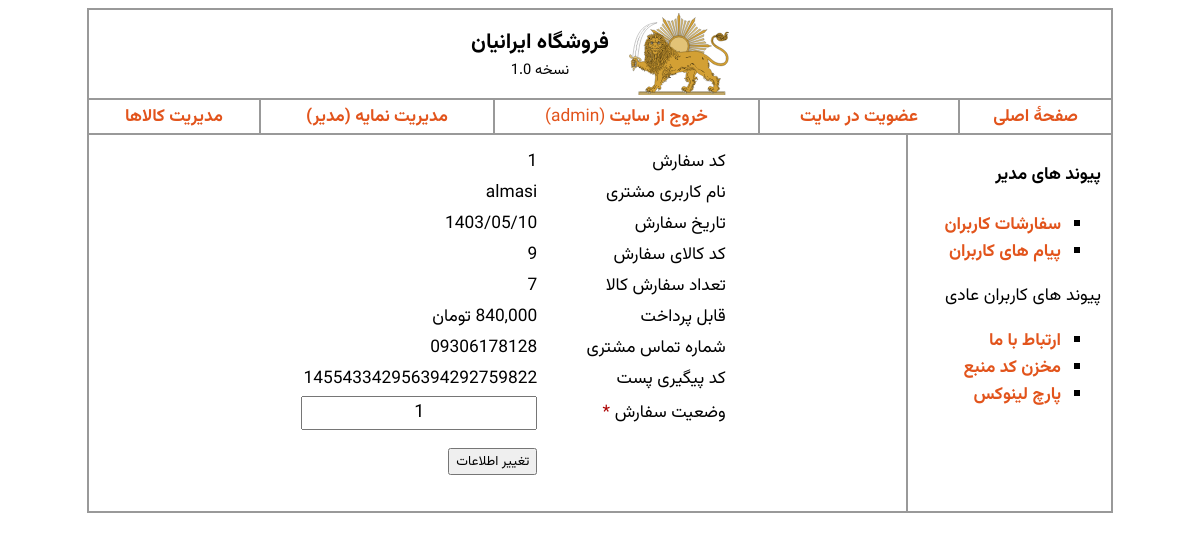
The page /admin_order_edit.php?id=1 (signed in) on the database its author committed.
### tables this page shows
CREATE TABLE IF NOT EXISTS `orders` (
  `id` int(10) NOT NULL AUTO_INCREMENT COMMENT 'شماره سفارش',
  `username` varchar(30) NOT NULL COMMENT 'نام کاربری سفارش دهنده',
  `orderdate` varchar(20) NOT NULL COMMENT 'تاریخ سفارش',
  `pro_id` int(10) NOT NULL COMMENT 'کد کالا',
  `pro_qty` int(10) NOT NULL COMMENT 'تعداد سفارش',
  `pro_price` float NOT NULL COMMENT 'قیمت پایه کالا',
  `number` varchar(11) NOT NULL COMMENT 'شماره تماس',
  `address` varchar(400) NOT NULL COMMENT 'آدرس',
  `trackcode` varchar(24) NOT NULL COMMENT 'کد مرسوله پستی',
  `state` int(1) NOT NULL COMMENT 'وضعیت سفارش',
  PRIMARY KEY (`id`)
);

### admin_order_edit.php (the view, shortened to what this page needs)
<?php
include("includes/header.php");
?>
<?php
include("includes/db_link.php");
$id = "";
if (isset($_GET['id']) && !empty($_GET['id'])) {
    $id = $_GET['id'];
} else {
?>
    <script>
        location.replace("admin_orders.php");
    </script>
<?php
}
$query = "SELECT * FROM orders WHERE id='$id'";
$request = mysqli_query($link, $query);
$order = mysqli_fetch_array($request);
?>
<form method="post" action="action_admin_order_edit.php?id=<?= $order['id'] ?>" name="action_admin_order_edit">
    <table border=0 style="width:60%;margin:0 auto">
        <tr>
            <td style="width: 40%;">کد سفارش</td>
            <td style="width: 60%;"><span><?= $order['id'] ?></span></td>
        </tr>
        <tr>
            <td>نام کاربری مشتری</td>
            <td><span><?= $order['username'] ?></span></td>
        </tr>
        <tr>
            <td>تاریخ سفارش</td>
            <td><span><?= $order['orderdate'] ?></span></td>
        </tr>
        <tr>
            <td>کد کالای سفارش</td>
            <td><span><?= $order['pro_id'] ?></span></td>
        </tr>
        <tr>
            <td>تعداد سفارش کالا</td>
            <td><span><?= $order['pro_qty'] ?></span></td>
        </tr>
        <tr>
            <td>قابل پرداخت</td>
            <td><span><?= toman($order['pro_price'] * $order['pro_qty'], true) ?></td>
        </tr>
        <tr>
            <td>شماره تماس مشتری</td>
            <td><span><?= $order['number'] ?></span></td>
        </tr>
        <tr>
            <td>کد پیگیری پست</td>
            <td><span><?= $order['trackcode'] ?></span></td>
        </tr>
        <tr>
            <td>وضعیت سفارش <span class="required">*</span></td>
            <td><input class="ltr" required value="<?= $order['state'] ?>" type="text" id="state" name="state" style="text-align:center;font-size:18px" onclick="window.alert('راهنمای کد وضعیت سفارش:\n\n0 = تحت بررسی\n1 = آماده ارسال\n2 = ارسال شده\n3 = لغو شده')"></td>
        </tr>
        <tr>
            <td><br><br></td>
            <td>
                <input type="submit" value="تغییر اطلاعات">
            </td>
        </tr>
    </table>
</form>

### style/global.css (style rules this page uses)
body, input, textarea { font-family: "Vazirmatn", Tahoma, Verdana, sans-serif; }
input[type='submit'], input[type='reset'], input[type='radio'], input[type='checkbox'], input[type='file'], input[type='button'] { cursor: pointer; }
.ltr { direction: ltr; text-align: left; }
.required { color: #ac0000; }

### rows shown on the page
orders: id "1", username "almasi", orderdate "1403/05/10", pro "9", pro_qty "7", toman($order['pro_price'] * $order['pro_qty'], true) "840,000 تومان", number "09306178128", trackcode "145543342956394292759822", state "1"

### other values the page prints
$_SESSION["realname"] "admin"
